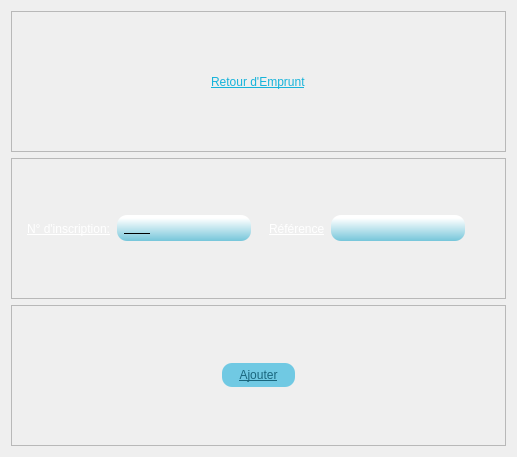
<?xml version="1.0" encoding="UTF-8"?>
<ui version="4.0">
 <class>Dialog</class>
 <widget class="QDialog" name="Dialog">
  <property name="geometry">
   <rect>
    <x>0</x>
    <y>0</y>
    <width>517</width>
    <height>457</height>
   </rect>
  </property>
  <property name="windowTitle">
   <string>Dialog</string>
  </property>
  <property name="styleSheet">
   <string notr="true">background-image: url(b.png);</string>
  </property>
  <layout class="QVBoxLayout" name="verticalLayout">
   <item>
    <widget class="QFrame" name="frame">
     <property name="frameShape">
      <enum>QFrame::StyledPanel</enum>
     </property>
     <property name="frameShadow">
      <enum>QFrame::Raised</enum>
     </property>
     <layout class="QHBoxLayout" name="horizontalLayout">
      <item alignment="Qt::AlignHCenter">
       <widget class="QLabel" name="label">
        <property name="styleSheet">
         <string notr="true">font: 18pt &quot;Bauhaus 93&quot;;
text-decoration: underline;
color: qlineargradient(spread:pad, x1:1, y1:1, x2:1, y2:0.12, stop:0 rgba(22, 179, 218, 255), stop:1 rgba(255, 255, 255, 255));</string>
        </property>
        <property name="text">
         <string>Retour d'Emprunt</string>
        </property>
       </widget>
      </item>
     </layout>
    </widget>
   </item>
   <item>
    <widget class="QFrame" name="frame_2">
     <property name="frameShape">
      <enum>QFrame::StyledPanel</enum>
     </property>
     <property name="frameShadow">
      <enum>QFrame::Raised</enum>
     </property>
     <layout class="QHBoxLayout" name="horizontalLayout_2" stretch="1,2,1,2">
      <property name="leftMargin">
       <number>15</number>
      </property>
      <property name="rightMargin">
       <number>40</number>
      </property>
      <item alignment="Qt::AlignRight">
       <widget class="QLabel" name="label_2">
        <property name="styleSheet">
         <string notr="true">font: 16pt &quot;Gloucester MT Extra Condensed&quot;;
color: rgb(255, 255, 255);
text-decoration: underline;</string>
        </property>
        <property name="text">
         <string>N° d'inscription:</string>
        </property>
       </widget>
      </item>
      <item>
       <widget class="QLineEdit" name="lineEdit">
        <property name="styleSheet">
         <string notr="true">font: bold 12px/25px Arial, sans-serif;  
border-radius: 10px;
color: rgb(0, 0, 0);
background-color: qlineargradient(spread:pad, x1:1, y1:1, x2:1, y2:0.12, stop:0 rgba(118, 198, 218, 255), stop:1 rgba(255, 255, 255, 255));
padding:5;
font: 11pt &quot;Malgun Gothic&quot;;
text-decoration: underline;</string>
        </property>
        <property name="inputMask">
         <string>99999999</string>
        </property>
       </widget>
      </item>
      <item alignment="Qt::AlignRight">
       <widget class="QLabel" name="label_5">
        <property name="styleSheet">
         <string notr="true">font: 16pt &quot;Gloucester MT Extra Condensed&quot;;
color: rgb(255, 255, 255);
text-decoration: underline;</string>
        </property>
        <property name="text">
         <string>Référence</string>
        </property>
       </widget>
      </item>
      <item>
       <widget class="QLineEdit" name="lineEdit_2">
        <property name="styleSheet">
         <string notr="true">font: bold 12px/25px Arial, sans-serif;  
border-radius: 10px;
color: rgb(0, 0, 0);
background-color: qlineargradient(spread:pad, x1:1, y1:1, x2:1, y2:0.12, stop:0 rgba(118, 198, 218, 255), stop:1 rgba(255, 255, 255, 255));
padding:5;
font: 11pt &quot;Malgun Gothic&quot;;
text-decoration: underline;</string>
        </property>
       </widget>
      </item>
     </layout>
    </widget>
   </item>
   <item>
    <widget class="QFrame" name="frame_4">
     <property name="frameShape">
      <enum>QFrame::StyledPanel</enum>
     </property>
     <property name="frameShadow">
      <enum>QFrame::Raised</enum>
     </property>
     <layout class="QHBoxLayout" name="horizontalLayout_4">
      <property name="leftMargin">
       <number>200</number>
      </property>
      <property name="rightMargin">
       <number>200</number>
      </property>
      <item>
       <widget class="QPushButton" name="pushButton">
        <property name="cursor">
         <cursorShape>PointingHandCursor</cursorShape>
        </property>
        <property name="styleSheet">
         <string notr="true">  margin: 10px;
font: bold 12px/25px Arial, sans-serif;  
border-radius: 10px;
color: #19667d;
background: #70c9e3;
padding:5;
font: 14pt &quot;Impact&quot;;
text-decoration: underline;</string>
        </property>
        <property name="text">
         <string>Ajouter</string>
        </property>
       </widget>
      </item>
     </layout>
    </widget>
   </item>
  </layout>
 </widget>
 <resources>
  <include location="../../../images/test.qrc"/>
 </resources>
 <connections/>
</ui>
